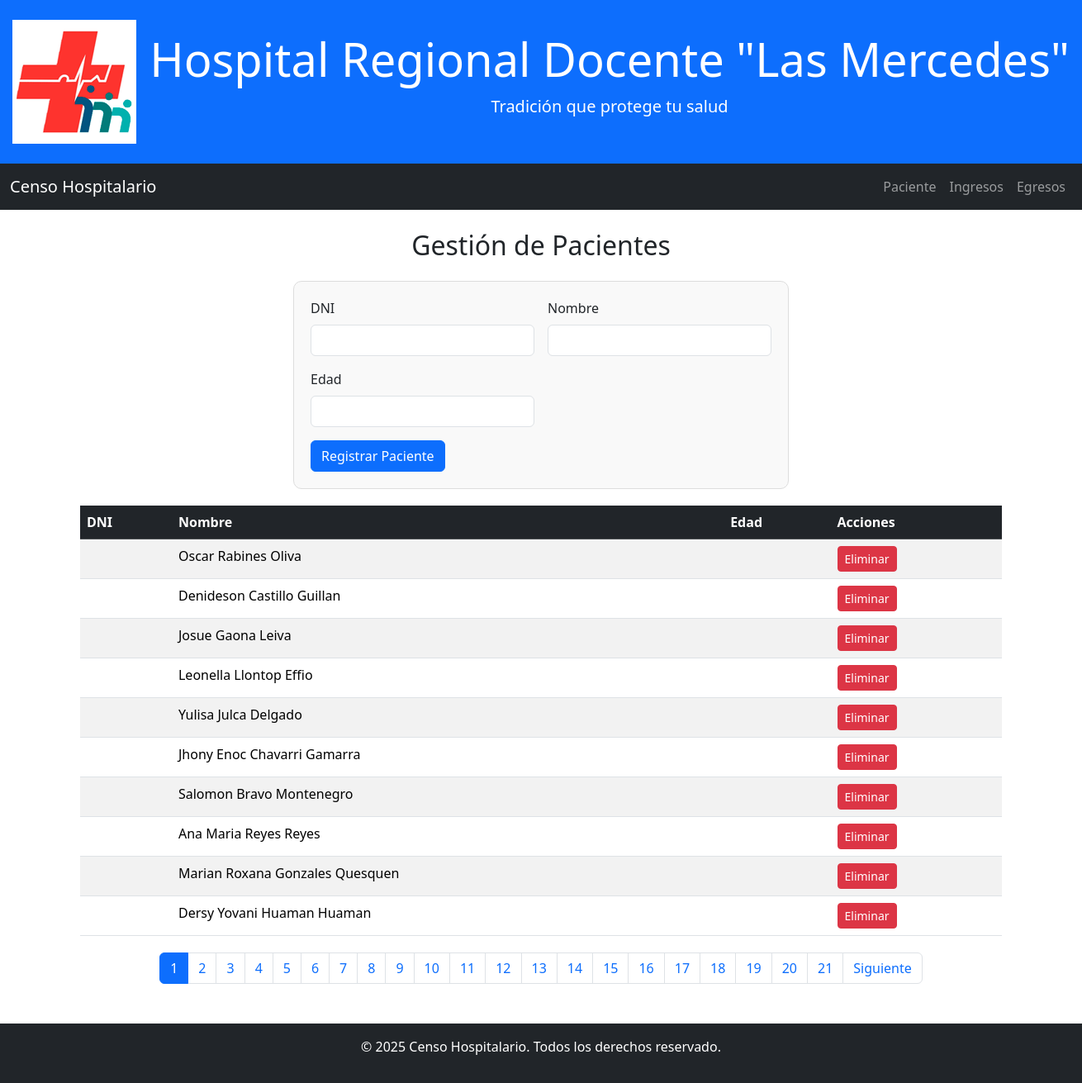
/pages/paciente.php, run on an earlier commit of the app's database.
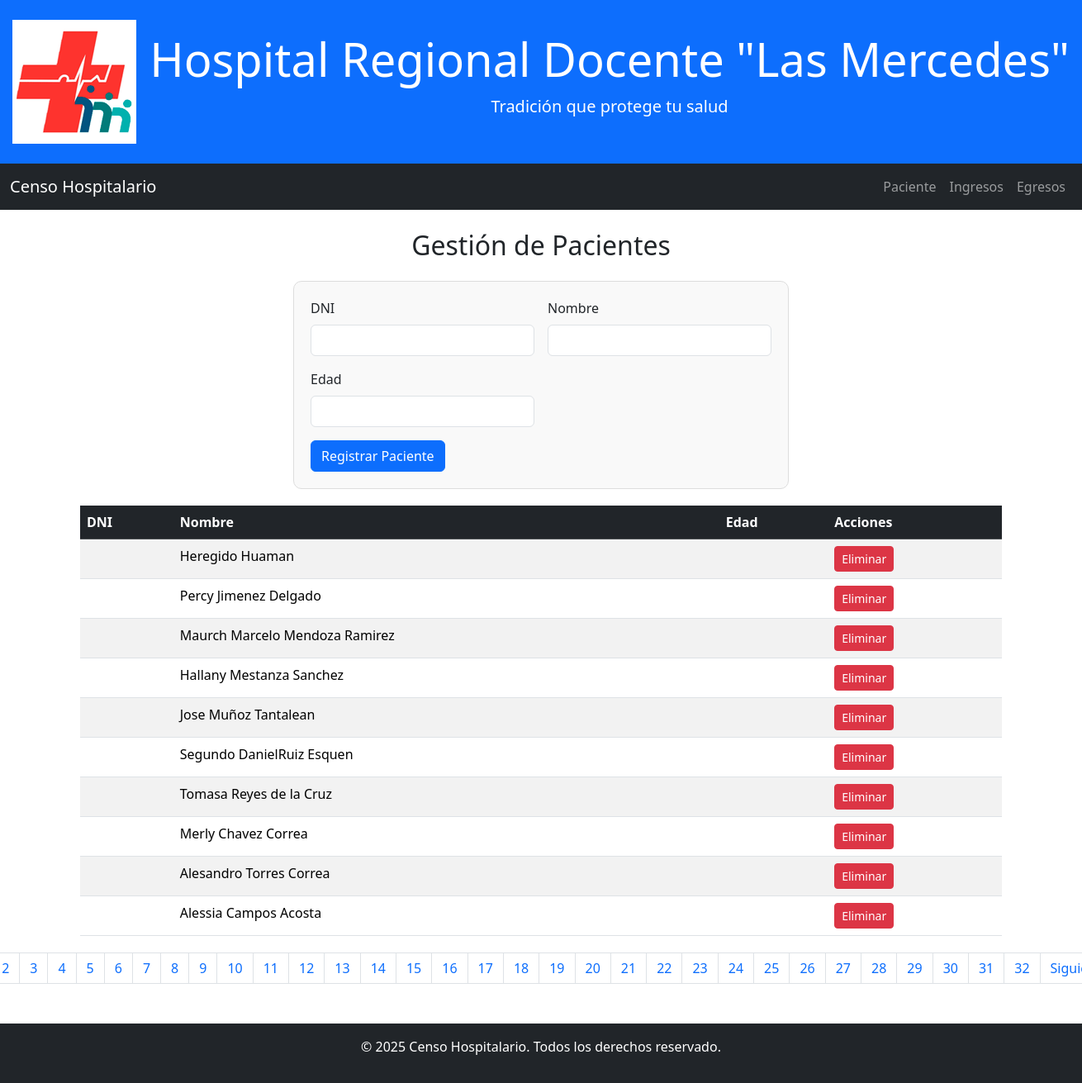
And on a later commit of the database.
### tables this page shows
CREATE TABLE `paciente` (
  `id` bigint(20) UNSIGNED NOT NULL,
  `dni` int(11) DEFAULT NULL,
  `nombre` varchar(100) NOT NULL,
  `edad` int(11) DEFAULT NULL
);

### pages/paciente.php (the view, shortened to what the changed rows need)
<!DOCTYPE html>
<html lang="es">
<head>
    <link href="https://cdn.jsdelivr.net/npm/bootstrap@5.3.3/dist/css/bootstrap.min.css"
        rel="stylesheet"
>
    <link rel="stylesheet" href="../css/estilos.css">
</head>
<body>
    <header class="bg-primary text-white text-center py-4 d-flex align-items-center justify-content-center">
        <div>
            <h1 class="display-4">Hospital Regional Docente "Las Mercedes"</h1>
        </div>
    </header>
    <div class="container mt-4">
        <h2 class="text-center mb-4">Gestión de Pacientes</h2>
        <div class="table-container">
            <?php
            include '../includes/db.php';
            $page = isset($_GET['page']) ? (int)$_GET['page'] : 1;
            $perPage = 10;
            $offset = ($page - 1) * $perPage;
            $result = $conn->query("SELECT * FROM paciente ORDER BY id DESC LIMIT $perPage OFFSET $offset");
            if ($result->rowCount() > 0) {
                echo "<table class='table table-striped table-hover'>
                        <thead class='table-dark'>
                            <tr>
                                <th>DNI</th>
                                <th>Nombre</th>
                                <th>Edad</th>
                                <th>Acciones</th>
                            </tr>
                        </thead>
                        <tbody>";
                while ($row = $result->fetch(PDO::FETCH_ASSOC)) {
                    echo "<tr>
                            <td>" . $row["dni"] . "</td>
                            <td>" . $row["nombre"] . "</td>
                            <td>" . $row["edad"] . "</td>
                            <td>
                                <form action='../js/eliminar_paciente.php' method='POST' style='display:inline;'>
                                    <input type='hidden' name='nombre' value='" . htmlspecialchars($row["nombre"]) . "'>
                                    <button class='btn btn-danger btn-sm' type='submit'
                                    onclick='return confirm(\"¿Estás seguro de eliminar este paciente?\");'>Eliminar</button>
                                </form>
                            </td>
                          </tr>";
                }
                echo "</tbody></table>";
                $totalRows = $conn->query("SELECT COUNT(*) FROM paciente")->fetchColumn();
                $totalPages = ceil($totalRows / $perPage);
                echo "<nav aria-label='Page navigation'>
                        <ul class='pagination justify-content-center'>";
                for ($i = 1; $i <= $totalPages; $i++) {
                    $active = ($page == $i) ? 'active' : '';
                    echo "<li class='page-item $active'><a class='page-link' href='?page=$i'>$i</a></li>";
                }
                echo "</ul></nav>";
            } else {
                echo "<div class='alert alert-info'>No hay pacientes registrados.</div>";
            }
            ?>
        </div>
    </div>
</body>
</html>

What changed in the data, as far as the page shows it:
no longer on this page (row unchanged): paciente: nombre "Oscar Rabines Oliva"
no longer on this page (row unchanged): paciente: nombre "Denideson Castillo Guillan"
no longer on this page (row unchanged): paciente: nombre "Josue Gaona Leiva"
no longer on this page (row unchanged): paciente: nombre "Leonella Llontop Effio"
no longer on this page (row unchanged): paciente: nombre "Yulisa Julca Delgado"
no longer on this page (row unchanged): paciente: nombre "Jhony Enoc Chavarri Gamarra"
no longer on this page (row unchanged): paciente: nombre "Salomon Bravo Montenegro"
no longer on this page (row unchanged): paciente: nombre "Ana Maria Reyes Reyes"
no longer on this page (row unchanged): paciente: nombre "Marian Roxana Gonzales Quesquen"
no longer on this page (row unchanged): paciente: nombre "Dersy Yovani Huaman Huaman"
added paciente: nombre "Heregido Huaman"
added paciente: nombre "Percy Jimenez Delgado"
added paciente: nombre "Maurch Marcelo Mendoza Ramirez"
added paciente: nombre "Hallany Mestanza Sanchez"
added paciente: nombre "Jose Muñoz Tantalean"
added paciente: nombre "Segundo DanielRuiz Esquen"
added paciente: nombre "Tomasa Reyes de la Cruz"
added paciente: nombre "Merly Chavez Correa"
added paciente: nombre "Alesandro Torres Correa"
added paciente: nombre "Alessia Campos Acosta"
Also different on the page:
new list line: "23"
new list line: "24"
new list line: "25"
new list line: "26"
new list line: "27"
new list line: "28"
new list line: "29"
new list line: "30"
new list line: "31"
new list line: "32"
